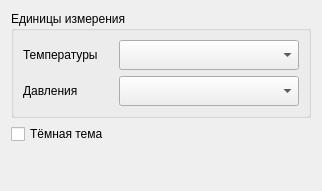
<?xml version="1.0" encoding="UTF-8"?>
<ui version="4.0">
 <class>Settings</class>
 <widget class="QWidget" name="Settings">
  <property name="geometry">
   <rect>
    <x>0</x>
    <y>0</y>
    <width>320</width>
    <height>191</height>
   </rect>
  </property>
  <property name="windowTitle">
   <string>Form</string>
  </property>
  <layout class="QVBoxLayout" name="verticalLayout">
   <item>
    <widget class="QGroupBox" name="groupBox">
     <property name="title">
      <string>Единицы измерения</string>
     </property>
     <layout class="QHBoxLayout" name="horizontalLayout_2">
      <item>
       <layout class="QGridLayout" name="gridLayout">
        <item row="0" column="0">
         <widget class="QLabel" name="label">
          <property name="maximumSize">
           <size>
            <width>90</width>
            <height>16777215</height>
           </size>
          </property>
          <property name="text">
           <string>Температуры</string>
          </property>
         </widget>
        </item>
        <item row="2" column="0">
         <widget class="QLabel" name="label_2">
          <property name="minimumSize">
           <size>
            <width>90</width>
            <height>0</height>
           </size>
          </property>
          <property name="text">
           <string>Давления</string>
          </property>
         </widget>
        </item>
        <item row="0" column="1">
         <widget class="QComboBox" name="comboBox_temp">
          <property name="minimumSize">
           <size>
            <width>180</width>
            <height>30</height>
           </size>
          </property>
         </widget>
        </item>
        <item row="2" column="1">
         <widget class="QComboBox" name="comboBox_pressure">
          <property name="minimumSize">
           <size>
            <width>0</width>
            <height>30</height>
           </size>
          </property>
         </widget>
        </item>
       </layout>
      </item>
     </layout>
    </widget>
   </item>
   <item>
    <widget class="QCheckBox" name="checkBox_darkMode">
     <property name="text">
      <string>Тёмная тема</string>
     </property>
    </widget>
   </item>
   <item>
    <spacer name="verticalSpacer">
     <property name="orientation">
      <enum>Qt::Vertical</enum>
     </property>
     <property name="sizeHint" stdset="0">
      <size>
       <width>20</width>
       <height>11</height>
      </size>
     </property>
    </spacer>
   </item>
   <item>
    <layout class="QHBoxLayout" name="horizontalLayout"/>
   </item>
  </layout>
 </widget>
 <resources/>
 <connections/>
</ui>
